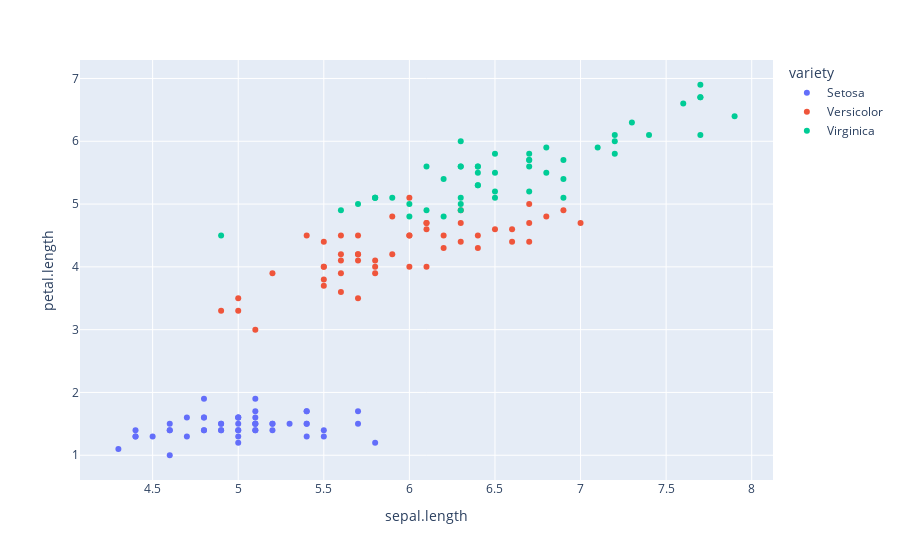

Write notebook code for a chart like this one.
### Markdown cell above
# <font color = "teal"> The types of graph </font>

### Code cell
# one numeric variable
px.box(df,y = "sepal.length")

# two numeric columns

px.scatter(df,x = "sepal.length",y = "petal.length")

# two numeric one non numeric
px.scatter(df,x = "sepal.length",y = "petal.length",color = "variety")

### Figure 1 — Plotly figure (JSON) as saved in the notebook; plotly's stock layout.template omitted (floating-point values rounded to 4 significant figures)
{"data": [{"hovertemplate": "variety=Setosa<br>sepal.length=%{x}<br>petal.length=%{y}<extra></extra>", "legendgroup": "Setosa", "marker": {"color": "#636efa", "symbol": "circle"}, "mode": "markers", "name": "Setosa", "orientation": "v", "showlegend": true, "type": "scatter", "x": [5.1, 4.9, 4.7, 4.6, 5, 5.4, 4.6, 5, 4.4, 4.9, 5.4, 4.8, 4.8, 4.3, 5.8, 5.7, 5.4, 5.1, 5.7, 5.1, 5.4, 5.1, 4.6, 5.1, 4.8, 5, 5, 5.2, 5.2, 4.7, 4.8, 5.4, 5.2, 5.5, 4.9, 5, 5.5, 4.9, 4.4, 5.1, 5, 4.5, 4.4, 5, 5.1, 4.8, 5.1, 4.6, 5.3, 5], "xaxis": "x", "y": [1.4, 1.4, 1.3, 1.5, 1.4, 1.7, 1.4, 1.5, 1.4, 1.5, 1.5, 1.6, 1.4, 1.1, 1.2, 1.5, 1.3, 1.4, 1.7, 1.5, 1.7, 1.5, 1, 1.7, 1.9, 1.6, 1.6, 1.5, 1.4, 1.6, 1.6, 1.5, 1.5, 1.4, 1.5, 1.2, 1.3, 1.4, 1.3, 1.5, 1.3, 1.3, 1.3, 1.6, 1.9, 1.4, 1.6, 1.4, 1.5, 1.4], "yaxis": "y"}, {"hovertemplate": "variety=Versicolor<br>sepal.length=%{x}<br>petal.length=%{y}<extra></extra>", "legendgroup": "Versicolor", "marker": {"color": "#EF553B", "symbol": "circle"}, "mode": "markers", "name": "Versicolor", "orientation": "v", "showlegend": true, "type": "scatter", "x": [7, 6.4, 6.9, 5.5, 6.5, 5.7, 6.3, 4.9, 6.6, 5.2, 5, 5.9, 6, 6.1, 5.6, 6.7, 5.6, 5.8, 6.2, 5.6, 5.9, 6.1, 6.3, 6.1, 6.4, 6.6, 6.8, 6.7, 6, 5.7, 5.5, 5.5, 5.8, 6, 5.4, 6, 6.7, 6.3, 5.6, 5.5, 5.5, 6.1, 5.8, 5, 5.6, 5.7, 5.7, 6.2, 5.1, 5.7], "xaxis": "x", "y": [4.7, 4.5, 4.9, 4, 4.6, 4.5, 4.7, 3.3, 4.6, 3.9, 3.5, 4.2, 4, 4.7, 3.6, 4.4, 4.5, 4.1, 4.5, 3.9, 4.8, 4, 4.9, 4.7, 4.3, 4.4, 4.8, 5, 4.5, 3.5, 3.8, 3.7, 3.9, 5.1, 4.5, 4.5, 4.7, 4.4, 4.1, 4, 4.4, 4.6, 4, 3.3, 4.2, 4.2, 4.2, 4.3, 3, 4.1], "yaxis": "y"}, {"hovertemplate": "variety=Virginica<br>sepal.length=%{x}<br>petal.length=%{y}<extra></extra>", "legendgroup": "Virginica", "marker": {"color": "#00cc96", "symbol": "circle"}, "mode": "markers", "name": "Virginica", "orientation": "v", "showlegend": true, "type": "scatter", "x": [6.3, 5.8, 7.1, 6.3, 6.5, 7.6, 4.9, 7.3, 6.7, 7.2, 6.5, 6.4, 6.8, 5.7, 5.8, 6.4, 6.5, 7.7, 7.7, 6, 6.9, 5.6, 7.7, 6.3, 6.7, 7.2, 6.2, 6.1, 6.4, 7.2, 7.4, 7.9, 6.4, 6.3, 6.1, 7.7, 6.3, 6.4, 6, 6.9, 6.7, 6.9, 5.8, 6.8, 6.7, 6.7, 6.3, 6.5, 6.2, 5.9], "xaxis": "x", "y": [6, 5.1, 5.9, 5.6, 5.8, 6.6, 4.5, 6.3, 5.8, 6.1, 5.1, 5.3, 5.5, 5, 5.1, 5.3, 5.5, 6.7, 6.9, 5, 5.7, 4.9, 6.7, 4.9, 5.7, 6, 4.8, 4.9, 5.6, 5.8, 6.1, 6.4, 5.6, 5.1, 5.6, 6.1, 5.6, 5.5, 4.8, 5.4, 5.6, 5.1, 5.1, 5.9, 5.7, 5.2, 5, 5.2, 5.4, 5.1], "yaxis": "y"}], "layout": {"legend": {"title": {"text": "variety"}, "tracegroupgap": 0}, "margin": {"t": 60}, "xaxis": {"anchor": "y", "domain": [0, 1], "title": {"text": "sepal.length"}}, "yaxis": {"anchor": "x", "domain": [0, 1], "title": {"text": "petal.length"}}}}
